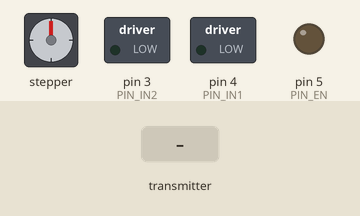
Recording of a sketch running on a simulated Arduino Uno, built with avr-gcc and run on an emulated ATmega328P. Shown: stepper motor, switched loads named in the sketch (green lamp = pin HIGH), output pins drawn as LEDs (lit = HIGH). Wiring (inferred from the names in the program): stepper motor (2048 steps per turn assumed): coils A0, A1, A2, A3. The inputs (shaded band) are chosen by the test bench. No radio packets arrive unless stated; pins used as bus, display or sensor lines are not drawn.

Above: at 1.2 s.
1.3 s: the transmitter starts sending x = 256
At 4.23 s:
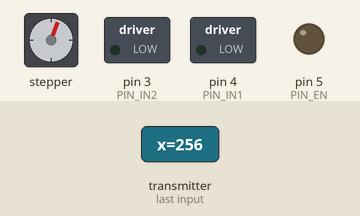
4.3 s: the transmitter starts sending y = 256
At 4.51 s:
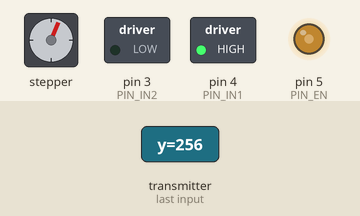
7.3 s: the transmitter starts sending y = 0
At 7.51 s:
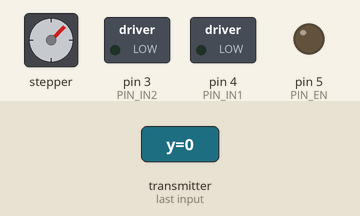
10.3 s: the transmitter starts sending y = 512
At 12.0 s:
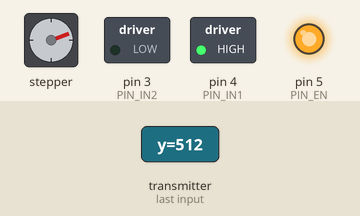
12.3 s: the transmitter starts sending y = 256
At 13.1 s:
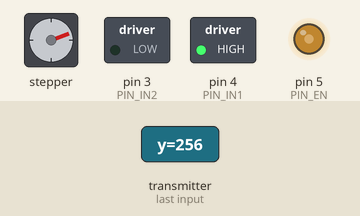
13.8 s: the transmitter starts sending y = 1023
At 14.2 s:
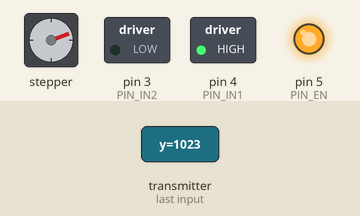
Timing chart, 0 to 16.3 s (numbered marks = the images above; inputs shaded):
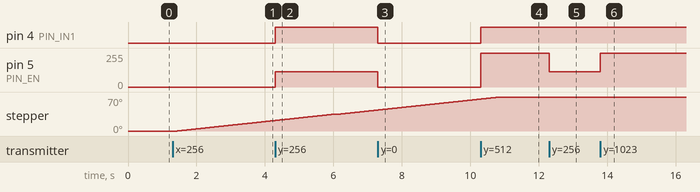

Measured:
- after the input at 1.3 s, stepper: keeps turning clockwise at about 8°/s, starting after 0.13 s
- after the input at 4.3 s, pin 4 (PIN_IN1): LOW → HIGH at once; pin 5 (PIN_EN): 0/255 → 116/255 at once
- after the input at 7.3 s, pin 4 (PIN_IN1): HIGH → LOW at once; pin 5 (PIN_EN): 116/255 → 0/255 at once
- after the input at 10.3 s, pin 4 (PIN_IN1): LOW → HIGH at once; pin 5 (PIN_EN): 0/255 → 255/255 at once
- after the input at 12.3 s, pin 5 (PIN_EN): 255/255 → 116/255 at once
- after the input at 13.8 s, pin 5 (PIN_EN): 116/255 → 255/255 at once

The sketch:

05_radio_rx_drive_motor_and_stepper.ino
```cpp
// 05_radio_rx_drive_motor_and_stepper.ino
// Stage 5: nRF24 receiver drives DC motor via L293D AND steering stepper via ULN2003
// Design intent:
//   - Joystick Y (forward/back) controls DC motor DIRECTION + SPEED
//   - Joystick X (left/right) controls STEPPER steering (keeps stepping while held)
//   - Joystick centered: motor STOP (coast), stepper HOLD
//   - Failsafe: if radio packets stop, motor stops, stepper holds
//   - Soft steering limits prevent over-rotation
//   - Progressive steering: more stick deflection => faster steering steps (non-linear ramp)

#include <SPI.h>
#include <RF24.h>

// ---------------- Radio ----------------
RF24 radio(9, 10);               // CE, CSN
const byte address[6] = "JOY1";

struct Payload {
  int16_t x;       // -512..+511
  int16_t y;       // -512..+511
  uint16_t seq;
};

// ---------------- Motor (L293D) ----------------
const uint8_t PIN_EN  = 5;  // PWM (L293D pin 1 EN1,2)
const uint8_t PIN_IN1 = 4;  // L293D pin 2 IN1
const uint8_t PIN_IN2 = 3;  // L293D pin 7 IN2

// ---------------- Stepper (ULN2003 + 28BYJ-48) ----------------
// You agreed: A0, A1, A2, A3
const uint8_t ST_IN1 = A0;
const uint8_t ST_IN2 = A1;
const uint8_t ST_IN3 = A2;
const uint8_t ST_IN4 = A3;

// Half-step sequence (smooth steering)
const uint8_t HALFSTEP_SEQ[8][4] = {
  {1,0,0,0},
  {1,1,0,0},
  {0,1,0,0},
  {0,1,1,0},
  {0,0,1,0},
  {0,0,1,1},
  {0,0,0,1},
  {1,0,0,1}
};

// ---------------- Control tuning ----------------
const int DEAD_X = 60;                 // steering deadband (left/right)
const int DEAD_Y = 40;                 // motor deadband (forward/back)
const unsigned long FAILSAFE_MS = 400;

// Progressive steering timing (ms per half-step)
// Bigger spread = more noticeable progression.
const unsigned long STEER_INTERVAL_SLOW_MS = 14;  // near-deadband precision
const unsigned long STEER_INTERVAL_FAST_MS = 1;   // hard-over fastest

// Soft steering limits (half-steps)
const int16_t STEER_MIN = -800;
const int16_t STEER_MAX = +800;

unsigned long lastRxMs = 0;

// Stepper state
int8_t steerDir = 0;                      // -1 = left, 0 = hold, +1 = right
int16_t steerPos = 0;                     // current position (half-steps), 0 = "center"
uint8_t stepIndex = 0;                    // 0..7 sequence index
unsigned long lastStepMs = 0;

// ---------------- Motor helpers ----------------
void motorStopCoast() {
  digitalWrite(PIN_IN1, LOW);
  digitalWrite(PIN_IN2, LOW);
  analogWrite(PIN_EN, 0);
}

void motorDriveSigned(int16_t y) {
  int v = abs(y);
  if (v < DEAD_Y) {                       // centered => stop
    motorStopCoast();
    return;
  }

  v = constrain(v, DEAD_Y, 512);
  uint8_t pwm = (uint8_t)map(v, DEAD_Y, 512, 0, 255);

  // Direction from sign of Y
  if (y > 0) {                            // forward
    digitalWrite(PIN_IN1, HIGH);
    digitalWrite(PIN_IN2, LOW);
  } else {                                // reverse
    digitalWrite(PIN_IN1, LOW);
    digitalWrite(PIN_IN2, HIGH);
  }

  analogWrite(PIN_EN, pwm);
}

// ---------------- Stepper helpers ----------------
void stepperApplyPhase(uint8_t idx) {
  digitalWrite(ST_IN1, HALFSTEP_SEQ[idx][0]);
  digitalWrite(ST_IN2, HALFSTEP_SEQ[idx][1]);
  digitalWrite(ST_IN3, HALFSTEP_SEQ[idx][2]);
  digitalWrite(ST_IN4, HALFSTEP_SEQ[idx][3]);
}

// Hold means: stop stepping, keep last energized phase (torque holds position)
void stepperHold() {
  steerDir = 0;
}

int8_t joyToSteerDir(int16_t x) {
  if (abs(x) < DEAD_X) return 0;
  return (x > 0) ? +1 : -1;
}

// Non-linear progressive steering: squared curve.
// This makes it feel *more* progressive than a simple linear map.
unsigned long steeringIntervalFromX(int16_t x) {
  long mag = abs(x);
  mag = constrain(mag, (long)DEAD_X, 512L);

  // Normalize to 0..1000
  long t = (mag - (long)DEAD_X) * 1000L / (512L - (long)DEAD_X);

  // Square for non-linear ramp: stays slow longer, speeds up more near the end
  long t2 = (t * t) / 1000L; // still 0..1000

  long slow = (long)STEER_INTERVAL_SLOW_MS;
  long fast = (long)STEER_INTERVAL_FAST_MS;

  // Interpolate: interval = slow - (slow-fast)*t2
  long interval = slow - ((slow - fast) * t2) / 1000L;

  if (interval < fast) interval = fast;
  if (interval > slow) interval = slow;
  return (unsigned long)interval;
}

void stepperService(unsigned long nowMs, int16_t xValue) {
  if (steerDir == 0) return;

  unsigned long dynamicInterval = steeringIntervalFromX(xValue);
  if (nowMs - lastStepMs < dynamicInterval) return;

  // Soft limits
  if (steerDir > 0 && steerPos >= STEER_MAX) return;
  if (steerDir < 0 && steerPos <= STEER_MIN) return;

  if (steerDir > 0) {                     // right
    stepIndex = (stepIndex + 1) & 0x07;
    steerPos++;
  } else {                                // left
    stepIndex = (stepIndex + 7) & 0x07;   // -1 mod 8
    steerPos--;
  }

  stepperApplyPhase(stepIndex);
  lastStepMs = nowMs;
}

void failsafeStop() {
  motorStopCoast();
  stepperHold();
}

// ---------------- Setup / loop ----------------
void setup() {
  Serial.begin(115200);
  // Serial.println("Stage 5 RX motor + stepper starting (aggressive progressive steering)");

  // Motor pins
  pinMode(PIN_EN, OUTPUT);
  pinMode(PIN_IN1, OUTPUT);
  pinMode(PIN_IN2, OUTPUT);
  motorStopCoast();

  // Stepper pins
  pinMode(ST_IN1, OUTPUT);
  pinMode(ST_IN2, OUTPUT);
  pinMode(ST_IN3, OUTPUT);
  pinMode(ST_IN4, OUTPUT);
  stepperApplyPhase(stepIndex);           // energize initial phase (holds)

  // Radio
  radio.begin();
  radio.setPALevel(RF24_PA_LOW);
  radio.setDataRate(RF24_250KBPS);
  radio.setChannel(108);
  radio.openReadingPipe(1, address);
  radio.startListening();

  lastRxMs = millis();
  // Serial.println("Stage 5 RX ready");
}

void loop() {
  static Payload lastP = {0, 0, 0};        // keep last packet so steering can keep using last X
  Payload p;
  unsigned long nowMs = millis();

  bool got = false;

  if (radio.available()) {
    while (radio.available()) {
      radio.read(&p, sizeof(p));          // keep newest packet
    }
    got = true;
  }

  if (got) {
    lastP = p;
    lastRxMs = nowMs;

    // Motor from Y (signed)
    motorDriveSigned(p.y);

    // Steering from X (while held)
    steerDir = joyToSteerDir(p.x);

    // Debug (commented out to avoid slowing loop timing)
    // Serial.print("seq="); Serial.print(p.seq);
    // Serial.print(" x=");  Serial.print(p.x);
    // Serial.print(" y=");  Serial.print(p.y);
    // Serial.print(" steerDir="); Serial.print((int)steerDir);
    // Serial.print(" steerPos="); Serial.print(steerPos);
    // Serial.print(" interval="); Serial.println(steeringIntervalFromX(p.x));
  }

  // Failsafe: if link drops, stop motor & hold steering
  if (nowMs - lastRxMs > FAILSAFE_MS) {
    failsafeStop();
  }

  // Non-blocking stepper update (always runs)
  // Use lastP.x so steering continues smoothly between packets
  stepperService(nowMs, lastP.x);
}
```
